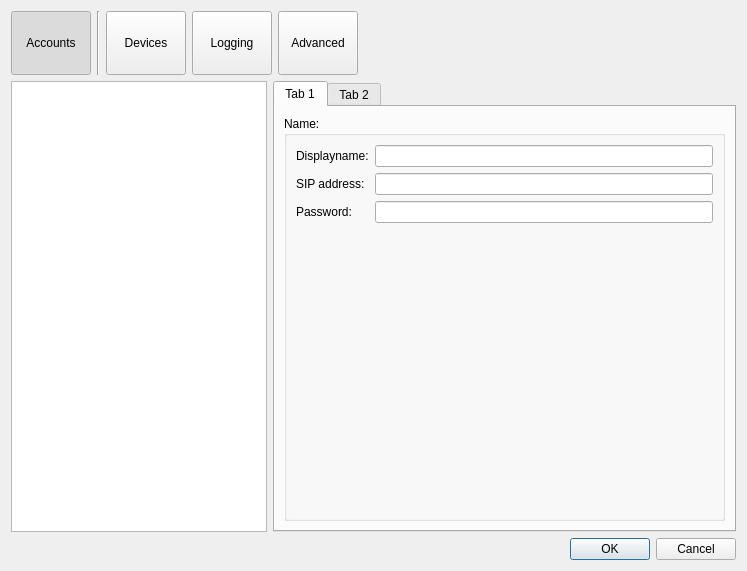
<?xml version="1.0" encoding="UTF-8"?>
<ui version="4.0">
 <class>Preferences</class>
 <widget class="QDialog" name="Preferences">
  <property name="geometry">
   <rect>
    <x>0</x>
    <y>0</y>
    <width>747</width>
    <height>571</height>
   </rect>
  </property>
  <property name="windowTitle">
   <string>Dialog</string>
  </property>
  <layout class="QVBoxLayout" name="verticalLayout_2">
   <item>
    <layout class="QVBoxLayout" name="verticalLayout">
     <item>
      <layout class="QHBoxLayout" name="horizontalLayout">
       <property name="bottomMargin">
        <number>0</number>
       </property>
       <item>
        <widget class="QPushButton" name="account_button">
         <property name="sizePolicy">
          <sizepolicy hsizetype="Fixed" vsizetype="Fixed">
           <horstretch>0</horstretch>
           <verstretch>0</verstretch>
          </sizepolicy>
         </property>
         <property name="minimumSize">
          <size>
           <width>64</width>
           <height>64</height>
          </size>
         </property>
         <property name="text">
          <string>Accounts</string>
         </property>
         <property name="checkable">
          <bool>true</bool>
         </property>
         <property name="checked">
          <bool>true</bool>
         </property>
         <property name="autoExclusive">
          <bool>true</bool>
         </property>
         <attribute name="buttonGroup">
          <string notr="true">buttonGroup</string>
         </attribute>
        </widget>
       </item>
       <item>
        <widget class="Line" name="line">
         <property name="orientation">
          <enum>Qt::Vertical</enum>
         </property>
        </widget>
       </item>
       <item>
        <widget class="QPushButton" name="device_button">
         <property name="sizePolicy">
          <sizepolicy hsizetype="Fixed" vsizetype="Fixed">
           <horstretch>0</horstretch>
           <verstretch>0</verstretch>
          </sizepolicy>
         </property>
         <property name="minimumSize">
          <size>
           <width>64</width>
           <height>64</height>
          </size>
         </property>
         <property name="text">
          <string>Devices</string>
         </property>
         <property name="checkable">
          <bool>true</bool>
         </property>
         <property name="autoExclusive">
          <bool>true</bool>
         </property>
         <attribute name="buttonGroup">
          <string notr="true">buttonGroup</string>
         </attribute>
        </widget>
       </item>
       <item>
        <widget class="QPushButton" name="logging_button">
         <property name="sizePolicy">
          <sizepolicy hsizetype="Fixed" vsizetype="Fixed">
           <horstretch>0</horstretch>
           <verstretch>0</verstretch>
          </sizepolicy>
         </property>
         <property name="minimumSize">
          <size>
           <width>64</width>
           <height>64</height>
          </size>
         </property>
         <property name="text">
          <string>Logging</string>
         </property>
         <property name="checkable">
          <bool>true</bool>
         </property>
         <property name="autoExclusive">
          <bool>true</bool>
         </property>
         <attribute name="buttonGroup">
          <string notr="true">buttonGroup</string>
         </attribute>
        </widget>
       </item>
       <item>
        <widget class="QPushButton" name="advanced_button">
         <property name="sizePolicy">
          <sizepolicy hsizetype="Fixed" vsizetype="Fixed">
           <horstretch>0</horstretch>
           <verstretch>0</verstretch>
          </sizepolicy>
         </property>
         <property name="minimumSize">
          <size>
           <width>64</width>
           <height>64</height>
          </size>
         </property>
         <property name="text">
          <string>Advanced</string>
         </property>
         <property name="checkable">
          <bool>true</bool>
         </property>
         <property name="autoExclusive">
          <bool>true</bool>
         </property>
         <attribute name="buttonGroup">
          <string notr="true">buttonGroup</string>
         </attribute>
        </widget>
       </item>
       <item>
        <spacer name="horizontalSpacer">
         <property name="orientation">
          <enum>Qt::Horizontal</enum>
         </property>
         <property name="sizeHint" stdset="0">
          <size>
           <width>40</width>
           <height>20</height>
          </size>
         </property>
        </spacer>
       </item>
      </layout>
     </item>
     <item>
      <layout class="QHBoxLayout" name="horizontalLayout_2">
       <item>
        <widget class="QStackedWidget" name="stackedWidget">
         <property name="currentIndex">
          <number>0</number>
         </property>
         <widget class="QWidget" name="accountPage">
          <layout class="QHBoxLayout" name="horizontalLayout_5">
           <property name="spacing">
            <number>6</number>
           </property>
           <property name="leftMargin">
            <number>0</number>
           </property>
           <property name="topMargin">
            <number>0</number>
           </property>
           <property name="rightMargin">
            <number>0</number>
           </property>
           <property name="bottomMargin">
            <number>0</number>
           </property>
           <item>
            <widget class="QListView" name="listView">
             <property name="sizePolicy">
              <sizepolicy hsizetype="Fixed" vsizetype="Expanding">
               <horstretch>0</horstretch>
               <verstretch>0</verstretch>
              </sizepolicy>
             </property>
            </widget>
           </item>
           <item>
            <widget class="QTabWidget" name="tabWidget">
             <property name="currentIndex">
              <number>0</number>
             </property>
             <widget class="QWidget" name="tab">
              <attribute name="title">
               <string>Tab 1</string>
              </attribute>
              <layout class="QVBoxLayout" name="verticalLayout_3">
               <item>
                <widget class="QGroupBox" name="groupBox">
                 <property name="title">
                  <string>Name:</string>
                 </property>
                 <layout class="QFormLayout" name="formLayout_2">
                  <property name="fieldGrowthPolicy">
                   <enum>QFormLayout::AllNonFixedFieldsGrow</enum>
                  </property>
                  <item row="0" column="0">
                   <widget class="QLabel" name="label">
                    <property name="text">
                     <string>Displayname:</string>
                    </property>
                   </widget>
                  </item>
                  <item row="0" column="1">
                   <widget class="QLineEdit" name="lineEdit"/>
                  </item>
                  <item row="1" column="0">
                   <widget class="QLabel" name="label_2">
                    <property name="text">
                     <string>SIP address:</string>
                    </property>
                   </widget>
                  </item>
                  <item row="1" column="1">
                   <widget class="QLineEdit" name="lineEdit_2"/>
                  </item>
                  <item row="2" column="0">
                   <widget class="QLabel" name="label_3">
                    <property name="text">
                     <string>Password:</string>
                    </property>
                   </widget>
                  </item>
                  <item row="2" column="1">
                   <widget class="QLineEdit" name="lineEdit_3">
                    <property name="echoMode">
                     <enum>QLineEdit::Password</enum>
                    </property>
                   </widget>
                  </item>
                 </layout>
                </widget>
               </item>
              </layout>
             </widget>
             <widget class="QWidget" name="tab_2">
              <attribute name="title">
               <string>Tab 2</string>
              </attribute>
             </widget>
            </widget>
           </item>
          </layout>
         </widget>
         <widget class="QWidget" name="devicePage"/>
         <widget class="QWidget" name="logPage"/>
         <widget class="QWidget" name="advancedPage"/>
        </widget>
       </item>
      </layout>
     </item>
    </layout>
   </item>
   <item>
    <widget class="QDialogButtonBox" name="buttonBox">
     <property name="orientation">
      <enum>Qt::Horizontal</enum>
     </property>
     <property name="standardButtons">
      <set>QDialogButtonBox::Cancel|QDialogButtonBox::Ok</set>
     </property>
    </widget>
   </item>
  </layout>
 </widget>
 <resources/>
 <connections>
  <connection>
   <sender>buttonBox</sender>
   <signal>accepted()</signal>
   <receiver>Preferences</receiver>
   <slot>accept()</slot>
   <hints>
    <hint type="sourcelabel">
     <x>248</x>
     <y>254</y>
    </hint>
    <hint type="destinationlabel">
     <x>157</x>
     <y>274</y>
    </hint>
   </hints>
  </connection>
  <connection>
   <sender>buttonBox</sender>
   <signal>rejected()</signal>
   <receiver>Preferences</receiver>
   <slot>reject()</slot>
   <hints>
    <hint type="sourcelabel">
     <x>316</x>
     <y>260</y>
    </hint>
    <hint type="destinationlabel">
     <x>286</x>
     <y>274</y>
    </hint>
   </hints>
  </connection>
 </connections>
 <buttongroups>
  <buttongroup name="buttonGroup"/>
 </buttongroups>
</ui>
